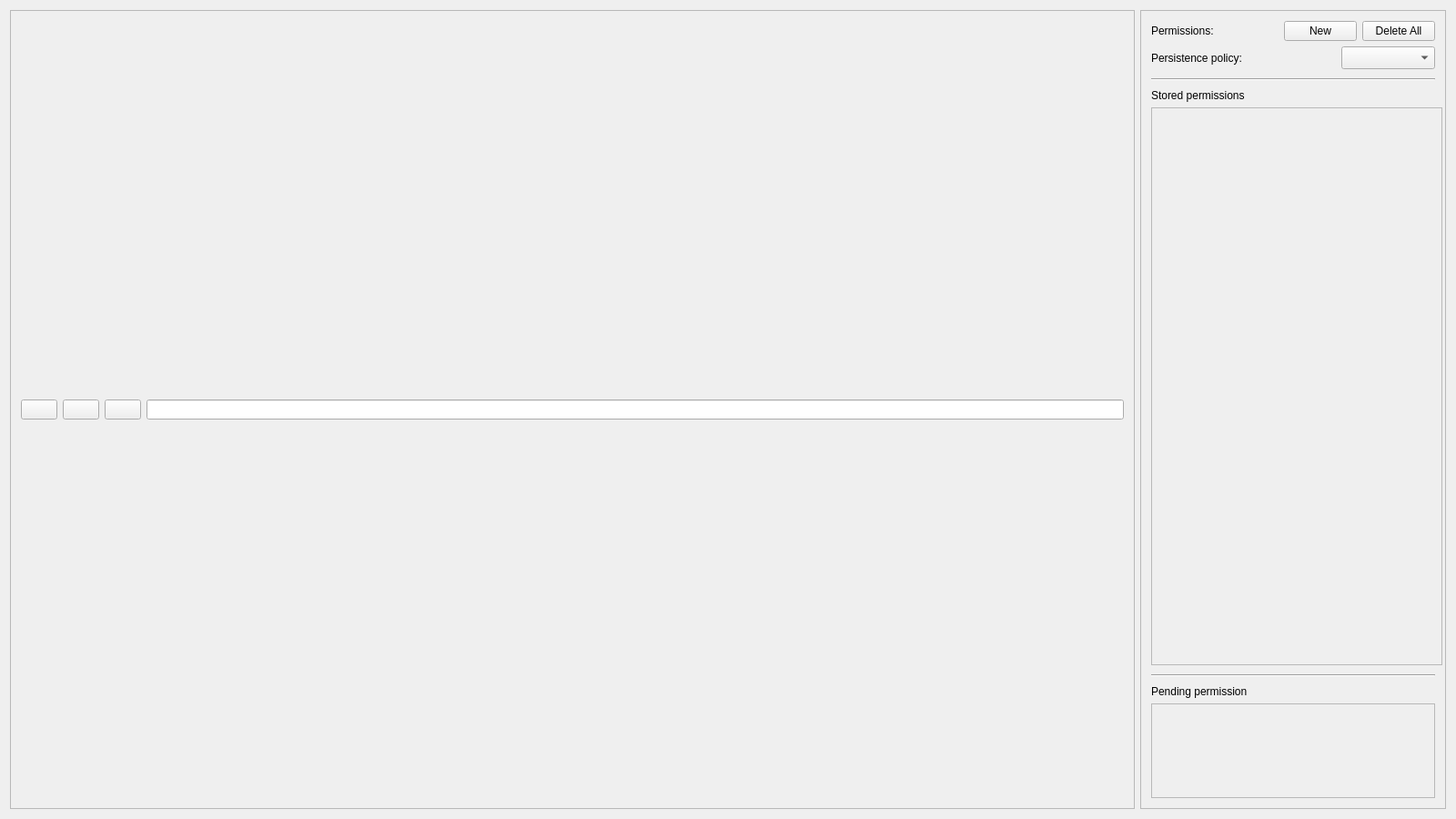
<?xml version="1.0" encoding="UTF-8"?>
<ui version="4.0">
 <class>MainWindow</class>
 <widget class="QMainWindow" name="MainWindow">
  <property name="geometry">
   <rect>
    <x>0</x>
    <y>0</y>
    <width>1600</width>
    <height>900</height>
   </rect>
  </property>
  <property name="windowTitle">
   <string>Permission Browser</string>
  </property>
  <widget class="QWidget" name="centralWidget">
   <layout class="QHBoxLayout" name="horizontalLayout_2">
    <item>
     <widget class="QFrame" name="m_frame">
      <property name="frameShape">
       <enum>QFrame::StyledPanel</enum>
      </property>
      <property name="frameShadow">
       <enum>QFrame::Raised</enum>
      </property>
      <layout class="QVBoxLayout" name="verticalLayout" stretch="0">
       <item>
        <widget class="QWidget" name="widget" native="true">
         <property name="sizePolicy">
          <sizepolicy hsizetype="Preferred" vsizetype="Minimum">
           <horstretch>0</horstretch>
           <verstretch>0</verstretch>
          </sizepolicy>
         </property>
         <layout class="QHBoxLayout" name="horizontalLayout">
          <property name="leftMargin">
           <number>0</number>
          </property>
          <property name="topMargin">
           <number>0</number>
          </property>
          <property name="rightMargin">
           <number>0</number>
          </property>
          <property name="bottomMargin">
           <number>0</number>
          </property>
          <item>
           <widget class="QPushButton" name="m_backButton">
            <property name="text">
             <string/>
            </property>
            <property name="icon">
             <iconset resource="permissionbrowser.qrc">
              <normaloff>:3rdparty/go-previous.png</normaloff>:3rdparty/go-previous.png</iconset>
            </property>
           </widget>
          </item>
          <item>
           <widget class="QPushButton" name="m_forwardButton">
            <property name="text">
             <string/>
            </property>
            <property name="icon">
             <iconset resource="permissionbrowser.qrc">
              <normaloff>:3rdparty/go-next.png</normaloff>:3rdparty/go-next.png</iconset>
            </property>
           </widget>
          </item>
          <item>
           <widget class="QPushButton" name="m_refreshButton">
            <property name="text">
             <string/>
            </property>
            <property name="icon">
             <iconset resource="permissionbrowser.qrc">
              <normaloff>:3rdparty/view-refresh.png</normaloff>:3rdparty/view-refresh.png</iconset>
            </property>
           </widget>
          </item>
          <item>
           <widget class="QLineEdit" name="m_urlLineEdit"/>
          </item>
         </layout>
        </widget>
       </item>
      </layout>
     </widget>
    </item>
    <item>
     <widget class="QFrame" name="frame_2">
      <property name="maximumSize">
       <size>
        <width>336</width>
        <height>16777215</height>
       </size>
      </property>
      <property name="frameShape">
       <enum>QFrame::StyledPanel</enum>
      </property>
      <property name="frameShadow">
       <enum>QFrame::Raised</enum>
      </property>
      <layout class="QVBoxLayout" name="verticalLayout_2" stretch="0,0,0,0,1,0,0,0">
       <item>
        <widget class="QWidget" name="widget_2" native="true">
         <layout class="QHBoxLayout" name="horizontalLayout_3">
          <property name="leftMargin">
           <number>0</number>
          </property>
          <property name="topMargin">
           <number>0</number>
          </property>
          <property name="rightMargin">
           <number>0</number>
          </property>
          <property name="bottomMargin">
           <number>0</number>
          </property>
          <item>
           <widget class="QLabel" name="label">
            <property name="text">
             <string>Permissions:</string>
            </property>
           </widget>
          </item>
          <item>
           <spacer name="horizontalSpacer">
            <property name="orientation">
             <enum>Qt::Horizontal</enum>
            </property>
            <property name="sizeHint" stdset="0">
             <size>
              <width>87</width>
              <height>20</height>
             </size>
            </property>
           </spacer>
          </item>
          <item>
           <widget class="QPushButton" name="m_newButton">
            <property name="text">
             <string>New</string>
            </property>
           </widget>
          </item>
          <item>
           <widget class="QPushButton" name="m_deleteAllButton">
            <property name="text">
             <string>Delete All</string>
            </property>
           </widget>
          </item>
         </layout>
        </widget>
       </item>
       <item>
        <widget class="QWidget" name="widget_3" native="true">
         <property name="sizePolicy">
          <sizepolicy hsizetype="Expanding" vsizetype="Preferred">
           <horstretch>0</horstretch>
           <verstretch>0</verstretch>
          </sizepolicy>
         </property>
         <layout class="QHBoxLayout" name="horizontalLayout_6">
          <property name="leftMargin">
           <number>0</number>
          </property>
          <property name="topMargin">
           <number>0</number>
          </property>
          <property name="rightMargin">
           <number>0</number>
          </property>
          <property name="bottomMargin">
           <number>0</number>
          </property>
          <item>
           <widget class="QLabel" name="label_2">
            <property name="text">
             <string>Persistence policy:</string>
            </property>
           </widget>
          </item>
          <item>
           <spacer name="horizontalSpacer_2">
            <property name="orientation">
             <enum>Qt::Horizontal</enum>
            </property>
            <property name="sizeHint" stdset="0">
             <size>
              <width>40</width>
              <height>20</height>
             </size>
            </property>
           </spacer>
          </item>
          <item>
           <widget class="QComboBox" name="m_policyComboBox">
            <property name="sizePolicy">
             <sizepolicy hsizetype="Expanding" vsizetype="Fixed">
              <horstretch>0</horstretch>
              <verstretch>0</verstretch>
             </sizepolicy>
            </property>
            <property name="minimumSize">
             <size>
              <width>0</width>
              <height>25</height>
             </size>
            </property>
            <property name="currentIndex">
             <number>0</number>
            </property>
            <property name="sizeAdjustPolicy">
             <enum>QComboBox::AdjustToContents</enum>
            </property>
           </widget>
          </item>
         </layout>
        </widget>
       </item>
       <item>
        <widget class="Line" name="line">
         <property name="minimumSize">
          <size>
           <width>0</width>
           <height>10</height>
          </size>
         </property>
         <property name="orientation">
          <enum>Qt::Horizontal</enum>
         </property>
        </widget>
       </item>
       <item>
        <widget class="QLabel" name="label_3">
         <property name="text">
          <string>Stored permissions</string>
         </property>
        </widget>
       </item>
       <item>
        <widget class="QScrollArea" name="m_storedScrollArea">
         <property name="minimumSize">
          <size>
           <width>320</width>
           <height>0</height>
          </size>
         </property>
         <property name="maximumSize">
          <size>
           <width>320</width>
           <height>16777215</height>
          </size>
         </property>
         <property name="frameShape">
          <enum>QFrame::StyledPanel</enum>
         </property>
         <property name="lineWidth">
          <number>2</number>
         </property>
         <property name="verticalScrollBarPolicy">
          <enum>Qt::ScrollBarAlwaysOff</enum>
         </property>
         <property name="horizontalScrollBarPolicy">
          <enum>Qt::ScrollBarAlwaysOff</enum>
         </property>
         <property name="widgetResizable">
          <bool>true</bool>
         </property>
        </widget>
       </item>
       <item>
        <widget class="Line" name="line_2">
         <property name="minimumSize">
          <size>
           <width>0</width>
           <height>10</height>
          </size>
         </property>
         <property name="orientation">
          <enum>Qt::Horizontal</enum>
         </property>
        </widget>
       </item>
       <item>
        <widget class="QLabel" name="label_4">
         <property name="text">
          <string>Pending permission</string>
         </property>
        </widget>
       </item>
       <item>
        <widget class="QFrame" name="m_pendingFrame">
         <property name="minimumSize">
          <size>
           <width>0</width>
           <height>104</height>
          </size>
         </property>
         <property name="frameShape">
          <enum>QFrame::StyledPanel</enum>
         </property>
         <property name="frameShadow">
          <enum>QFrame::Sunken</enum>
         </property>
         <property name="lineWidth">
          <number>2</number>
         </property>
        </widget>
       </item>
      </layout>
     </widget>
    </item>
   </layout>
  </widget>
 </widget>
 <layoutdefault spacing="6" margin="11"/>
 <resources>
  <include location="permissionbrowser.qrc"/>
 </resources>
 <connections>
  <connection>
   <sender>m_urlLineEdit</sender>
   <signal>returnPressed()</signal>
   <receiver>m_refreshButton</receiver>
   <slot>click()</slot>
   <hints>
    <hint type="sourcelabel">
     <x>509</x>
     <y>28</y>
    </hint>
    <hint type="destinationlabel">
     <x>1024</x>
     <y>27</y>
    </hint>
   </hints>
  </connection>
 </connections>
</ui>
